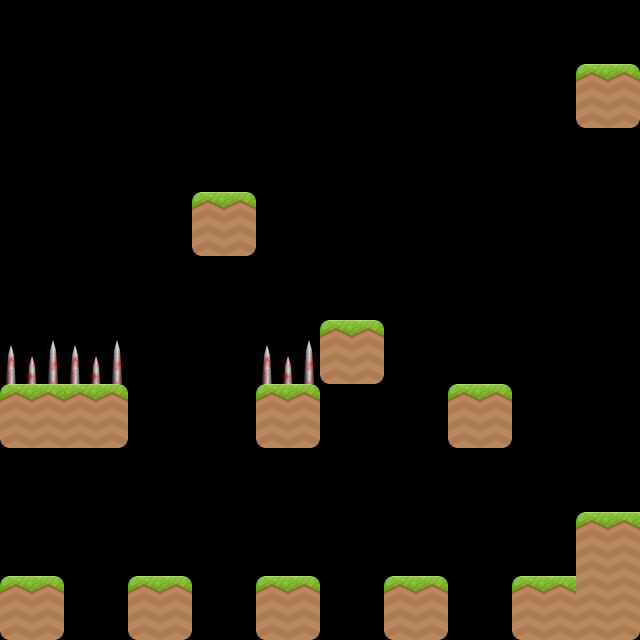

Rendered tile map (Tiled .tmx) drawn with the repository's tilesets; below, a short description and the map source with its tile grids summarised:
An orthogonal 10x10 tile map with 64x64 px tiles, 2 tile layers (Ground, Spikes) and 2 objects.

<map version="1.0" orientation="orthogonal" renderorder="right-down" width="10" height="10" tilewidth="64" tileheight="64" nextobjectid="3">
 <tileset firstgid="1" name="Morf" tilewidth="64" tileheight="64">
  <tile id="0">
   <image width="64" height="64" source="../tiles/flower.png" />
  </tile>
  <tile id="1">
   <image width="64" height="64" source="../tiles/grassTile.png" />
  </tile>
  <tile id="2">
   <image width="64" height="64" source="../tiles/grassTile-All.png" />
  </tile>
  <tile id="3">
   <image width="64" height="64" source="../tiles/grassTile-Both-Left.png" />
  </tile>
  <tile id="4">
   <image width="64" height="64" source="../tiles/grassTile-Both-Right.png" />
  </tile>
  <tile id="5">
   <image width="64" height="64" source="../tiles/grassTile-Bottom-Left.png" />
  </tile>
  <tile id="6">
   <image width="64" height="64" source="../tiles/grassTile-Bottom-Right.png" />
  </tile>
  <tile id="7">
   <image width="64" height="64" source="../tiles/grassTile-Middle.png" />
  </tile>
  <tile id="8">
   <image width="64" height="64" source="../tiles/grassTile-Top-Left.png" />
  </tile>
  <tile id="9">
   <image width="64" height="64" source="../tiles/grassTile-Top-Right.png" />
  </tile>
  <tile id="10">
   <image width="64" height="64" source="../tiles/ice.png" />
  </tile>
  <tile id="11">
   <image width="64" height="64" source="../tiles/sandTile-Bottom-Left.png" />
  </tile>
  <tile id="12">
   <image width="64" height="64" source="../tiles/sandTile-Bottom-Right.png" />
  </tile>
  <tile id="13">
   <image width="64" height="64" source="../tiles/spikes.png" />
  </tile>
  <tile id="14">
   <image width="64" height="64" source="../tiles/steam.png" />
  </tile>
  <tile id="15">
   <image width="64" height="64" source="../tiles/waterTile.png" />
  </tile>
  <tile id="16">
   <image width="64" height="64" source="../tiles/waterTile-Middle.png" />
  </tile>
 </tileset>
 <layer name="Ground" width="10" height="10">
  <data>[100 cells, 14 non-empty, 5 distinct tile ids]</data>
 </layer>
 <objectgroup name="Flower">
  <object id="1" gid="1" x="576" y="64">
   <properties>
    <property name="waterLevel" value="10" />
   </properties>
  </object>
 </objectgroup>
 <layer name="Spikes" width="10" height="10">
  <data>[100 cells, 4 non-empty, 2 distinct tile ids]</data>
 </layer>
 <objectgroup name="Player">
  <object id="2" gid="17" x="0" y="512" />
 </objectgroup>
</map>
